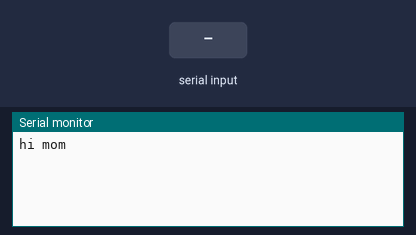
This sketch was run on a simulated Arduino Mega 2560, built with avr-gcc and run on an emulated ATmega2560. Shown: the last lines printed to the serial monitor. Inputs (shaded band) come from the test bench.

Above: at 1.2 s.
1.3 s: "1" received over the second serial link
At 2.5 s:
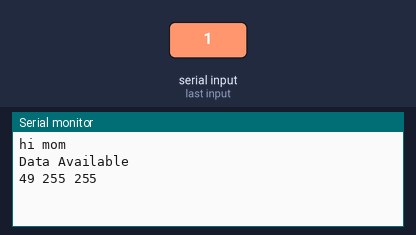
2.8 s: "0" received over the second serial link
At 3.8 s:
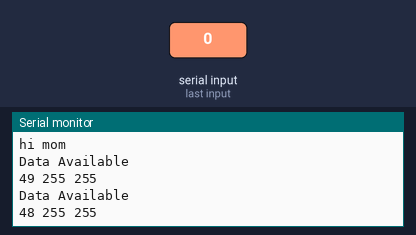
4.3 s: "2" received over the second serial link
At 5.0 s:
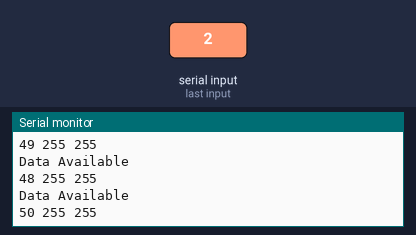

Measured:
- after the input at 1.3 s, the serial monitor: prints a new line at once (image 1)
- after the input at 2.8 s, the serial monitor: prints a new line at once (image 2)
- after the input at 4.3 s, the serial monitor: prints a new line at once (image 3)

The sketch:

ReceiveMidiWEdits.ino
```cpp
// (licence header left out)
byte commandByte;
byte noteByte;
byte velocityByte;
byte garbageByte; //used for stuff that I know is gonna be 255
int note;
int velocity;
void setup() {
  Serial.begin(9600);
  Serial1.begin(31250);
  Serial.println("hi mom");
}
void checkMIDI() {
  /*
  if(Serial1.available()) {
    Serial.println(Serial1.read());
  }
  */
  do {
    if (Serial1.available()) {
      Serial.println("Data Available");
      String str = "";
      commandByte = Serial1.read();//read first byte
      str += commandByte;
      str += " ";
      noteByte = Serial1.read();//read next byte
      str += noteByte;
      str += " ";
      velocityByte = Serial1.read();//read final byte
      str += velocityByte;
      Serial.println(str);
      //Serial.println(commandByte, BIN);
      //Serial.println(noteByte, BIN);
      //Serial.println(velocityByte, BIN);
    }
  }
  while (Serial1.available() > 2);//when three bytes available

}
void loop() {
  checkMIDI();
}
```
